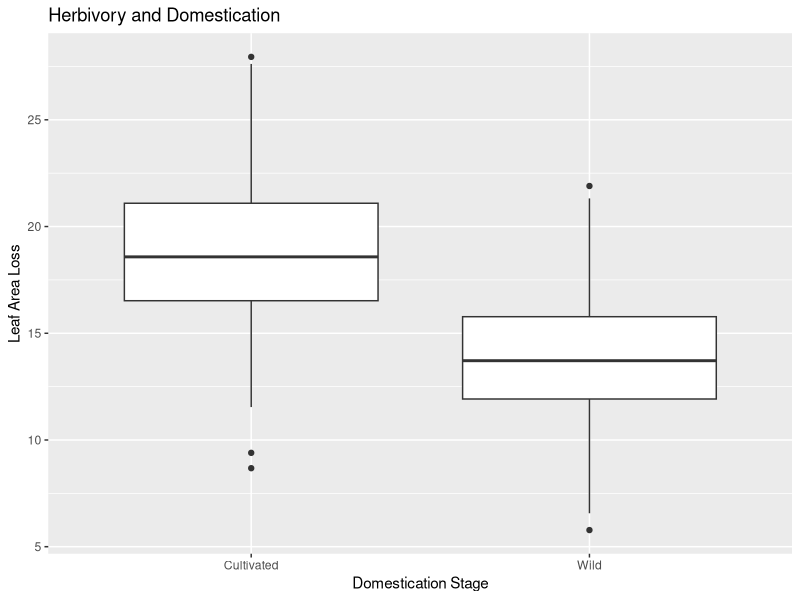
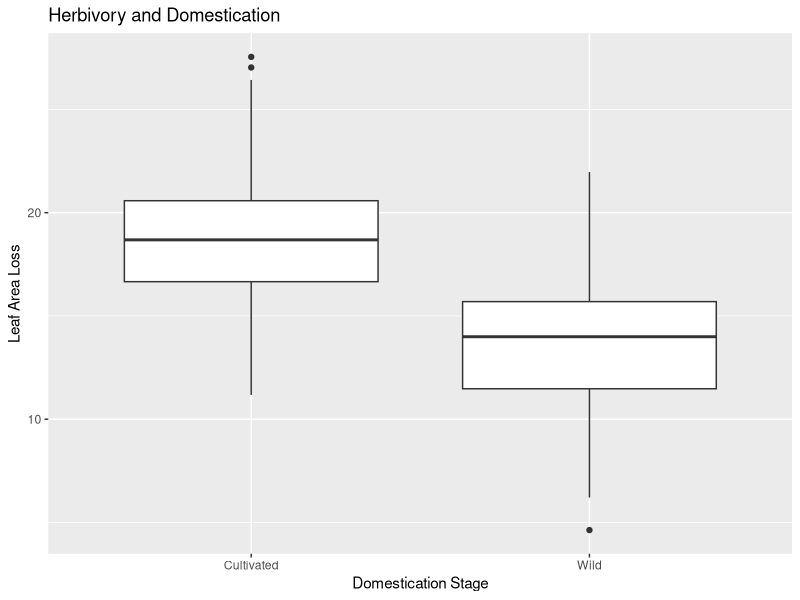
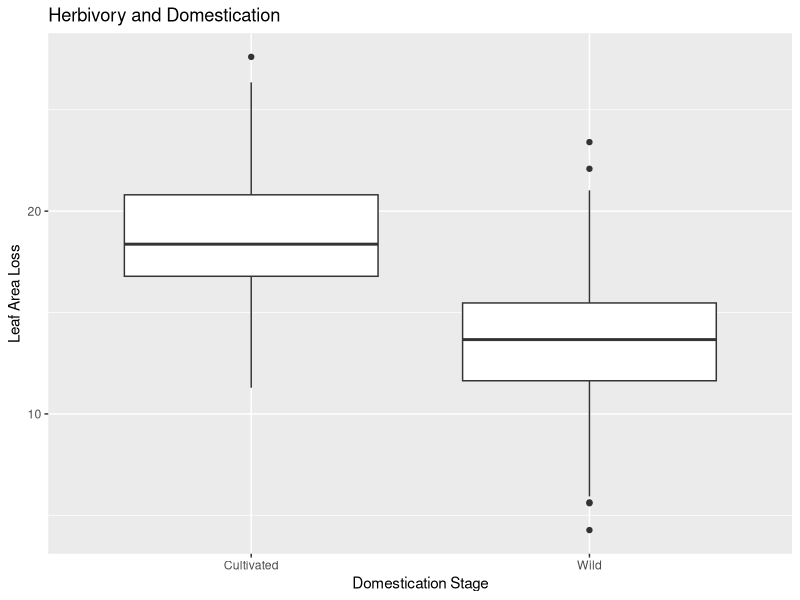
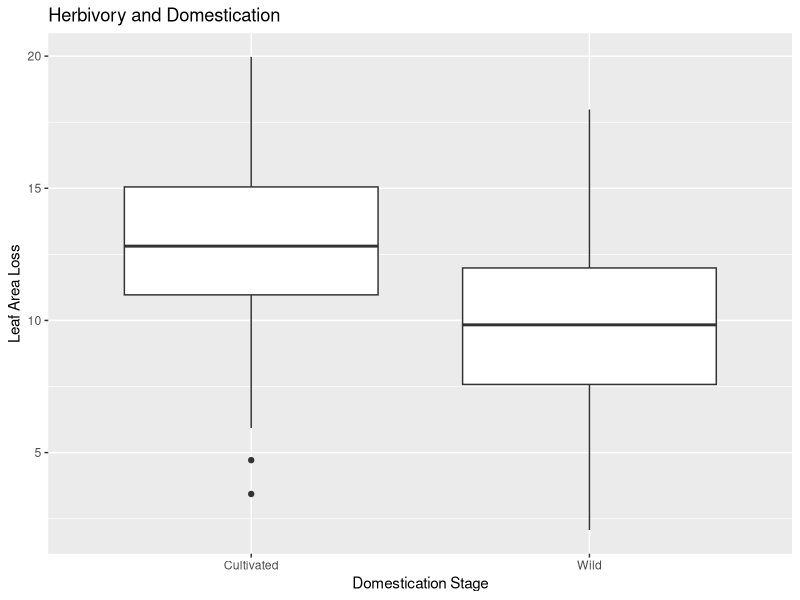
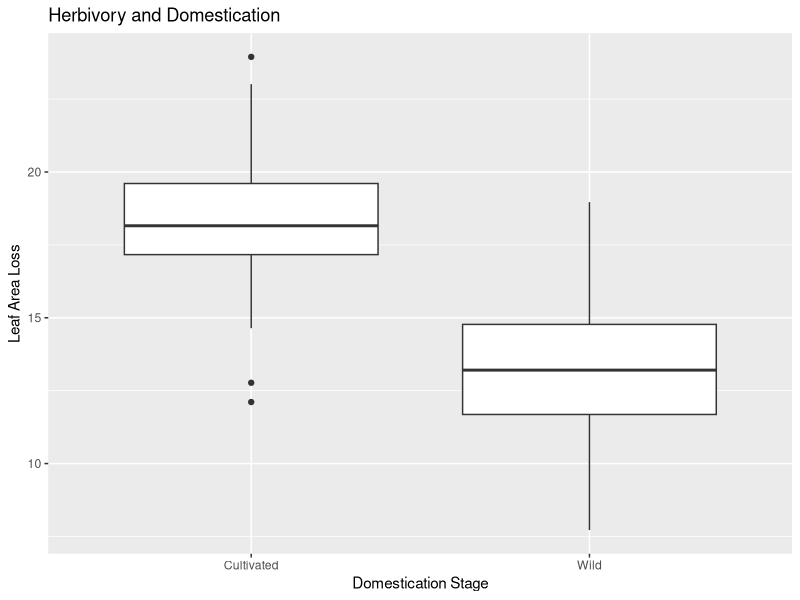

R code for these plots, in order:
## ---- chunk 1
library(TeachingDemos)
library(ggplot2)
## ---- chunk 2
n = 300
HerbCult <- rnorm(n, mean= 18.6, sd= 3) # The mean and sd was selected keeping in mind previous research that suggest that Cultivated crops are suffer from more herbiory in comparison to their wild counterpart. This set of observation  is run on an hypotetical leaf with an area of 30 cm2. 
HerbWild <- rnorm(n, mean= 13.7, sd= 3)
head(HerbCult)
head(HerbWild)
## ---- chunk 3
HerbivoryArea <- function(mean1=18.6, mean2= 13.7, n1 = 300, n2 = 300, sd1 = 3, sd2 = 3) {
  mydf <- data.frame(Cultivated = rnorm(mean=mean1, n=n1, sd=sd1), Wild = rnorm(n =n2, mean=mean2, sd = sd2))
  return(mydf)
} # In this fuction I assing the mean, the sample size and the sd for each group (Wild and Cultivated) and organize it in a data.frame

myDF <- HerbivoryArea(mean1=18.6, mean2 = 13.7)
head(myDF)

library(reshape2)
HerbData <- melt(myDF) # Here I am assigning the categories (Cultivated and Wild to a column and paired it with the observe values of leaf herbivory. 

head(HerbData)
## ---- chunk 4
ANOmodel <- aov(value~variable, data=HerbData)
summary(ANOmodel)

ANOPlot <- ggplot(data=HerbData,
                  aes(x=variable, y=value, fill=value)) + geom_boxplot() + ggtitle("Herbivory and Domestication") + ylab("Leaf Area Loss") + xlab("Domestication Stage") 
print(ANOPlot)
## ---- chunk 5
HerbivoryArea <- function(mean1=18.6, mean2= 13.7, n1 = 300, n2 = 300, sd1 = 3, sd2 = 3) {
  mydf <- data.frame(Cultivated = rnorm(mean=mean1, n=n1, sd=sd1), Wild = rnorm(n =n2, mean=mean2, sd = sd2))
  return(mydf)
}

myDF <- HerbivoryArea(mean1=18.6, mean2 = 13.7)
head(myDF)

library(reshape2)
HerbData <- melt(myDF)


ANOmodel <- aov(value~variable, data=HerbData)
summary(ANOmodel)

ANOPlot <- ggplot(data=HerbData,
                  aes(x=variable, y=value, fill=value)) + geom_boxplot() + ggtitle("Herbivory and Domestication") + ylab("Leaf Area Loss") + xlab("Domestication Stage")
print(ANOPlot) 
## ---- chunk 6
HerbivoryArea <- function(mean1=18.6, mean2= 13.7, n1 = 300, n2 = 300, sd1 = 3, sd2 = 3) {
  mydf <- data.frame(Cultivated = rnorm(mean=mean1, n=n1, sd=sd1), Wild = rnorm(n =n2, mean=mean2, sd = sd2))
  return(mydf)
}

myDF <- HerbivoryArea(mean1=18.6, mean2 = 13.7)
head(myDF)

library(reshape2)
HerbData <- melt(myDF)


ANOmodel <- aov(value~variable, data=HerbData)
summary(ANOmodel)

ANOPlot <- ggplot(data=HerbData,
                  aes(x=variable, y=value, fill=value)) + geom_boxplot() + ggtitle("Herbivory and Domestication") + ylab("Leaf Area Loss") + xlab("Domestication Stage")
print(ANOPlot) # We can observe a variability on the final results based on the generation of different sets of data.
## ---- chunk 7
# HerbivoryArea <- function(mean1=18.6, mean2= 13.7, n1 = 300, n2 = 300, sd1 = 3, sd2 = 3) {
#  mydf <- data.frame(Cultivated = rnorm(mean=mean1, n=n1, sd=sd1), Wild = rnorm(n =n2, mean=mean2, sd = sd2))
#  return(mydf)}

myDF <- HerbivoryArea(mean1=13, mean2 = 10) # In this fuction we can change our parameters to see how small the diffeences between the groups can be, in our example a small change in the mean still results in a significat p-value, but if we use relative different means, the chances of obtaining significant p-values increases, but because we are using a random number generator we will obtain different results everything we run the codes. 
head(myDF)

library(reshape2)
HerbData <- melt(myDF)


ANOmodel <- aov(value~variable, data=HerbData)
summary(ANOmodel)

ANOPlot <- ggplot(data=HerbData,
                  aes(x=variable, y=value, fill=value)) + geom_boxplot() + ggtitle("Herbivory and Domestication") + ylab("Leaf Area Loss") + xlab("Domestication Stage")
print(ANOPlot)
## ---- chunk 8
# HerbivoryArea <- function(mean1=18.6, mean2= 13.7, n1 = 300, n2 = 300, sd1 = 3, sd2 = 3) {
#  mydf <- data.frame(Cultivated = rnorm(mean=mean1, n=n1, sd=sd1), Wild = rnorm(n =n2, mean=mean2, sd = sd2))
#  return(mydf)}

myDF <- HerbivoryArea(n1=50, n2= 50) # In this fuction we can change our parameters to see the minimun sample size needed to observe a statistically significant effect. Again, a large set of observations (n) give us a better chance of obtaining significant p-values, but because we are using a random number generator we will obtain different results everything we run the codes. 

head(myDF)

library(reshape2)
HerbData <- melt(myDF)


ANOmodel <- aov(value~variable, data=HerbData)
summary(ANOmodel)

ANOPlot <- ggplot(data=HerbData,
                  aes(x=variable, y=value, fill=value)) + geom_boxplot() + ggtitle("Herbivory and Domestication") + ylab("Leaf Area Loss") + xlab("Domestication Stage") 
print(ANOPlot)
## ---- chunk 9
